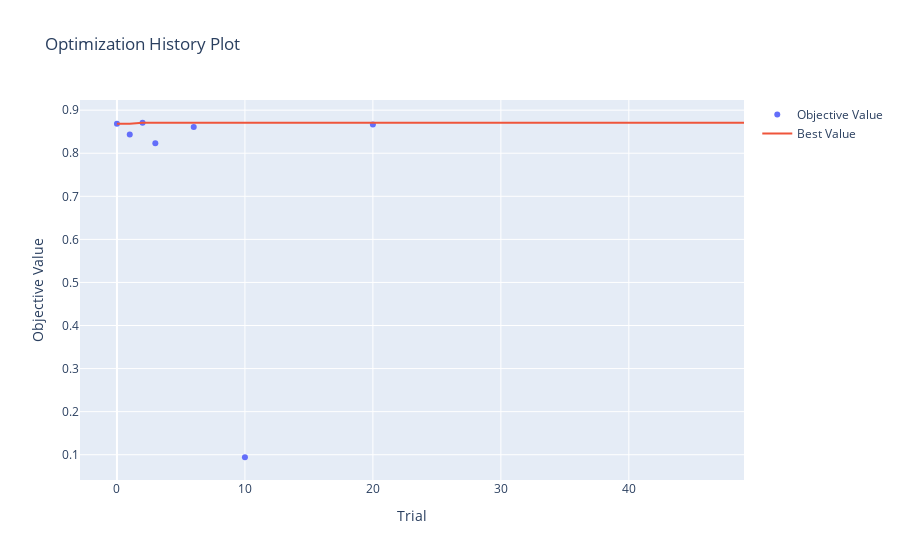

Write notebook code for a chart like this one.
### Code cell
plot_optimization_history(study_gru_word2vec)

### Figure 1 — Plotly figure (JSON) as saved in the notebook; plotly's stock layout.template omitted (floating-point values rounded to 4 significant figures)
{"data": [{"mode": "markers", "name": "Objective Value", "type": "scatter", "x": [0, 1, 2, 3, 6, 10, 20], "y": [0.8684, 0.8437, 0.8708, 0.823, 0.8612, 0.09412, 0.8665]}, {"mode": "lines", "name": "Best Value", "type": "scatter", "x": [0, 1, 2, 3, 4, 5, 6, 7, 8, 9, 10, 11, 12, 13, 14, 15, 16, 17, 18, 19, 20, 21, 22, 23, 24, 25, 26, 27, 28, 29, 30, 31, 32, 33, 34, 35, 36, 37, 38, 39, 40, 41, 42, 43, 44, 45, 46, 47, 48, 49], "y": [0.8684, 0.8684, 0.8708, 0.8708, 0.8708, 0.8708, 0.8708, 0.8708, 0.8708, 0.8708, 0.8708, 0.8708, 0.8708, 0.8708, 0.8708, 0.8708, 0.8708, 0.8708, 0.8708, 0.8708, 0.8708, 0.8708, 0.8708, 0.8708, 0.8708, 0.8708, 0.8708, 0.8708, 0.8708, 0.8708, 0.8708, 0.8708, 0.8708, 0.8708, 0.8708, 0.8708, 0.8708, 0.8708, 0.8708, 0.8708, 0.8708, 0.8708, 0.8708, 0.8708, 0.8708, 0.8708, 0.8708, 0.8708, 0.8708, 0.8708]}, {"marker": {"color": "#cccccc"}, "mode": "markers", "name": "Infeasible Trial", "showlegend": false, "type": "scatter", "x": [], "y": []}], "layout": {"title": {"text": "Optimization History Plot"}, "xaxis": {"title": {"text": "Trial"}}, "yaxis": {"title": {"text": "Objective Value"}}}}
